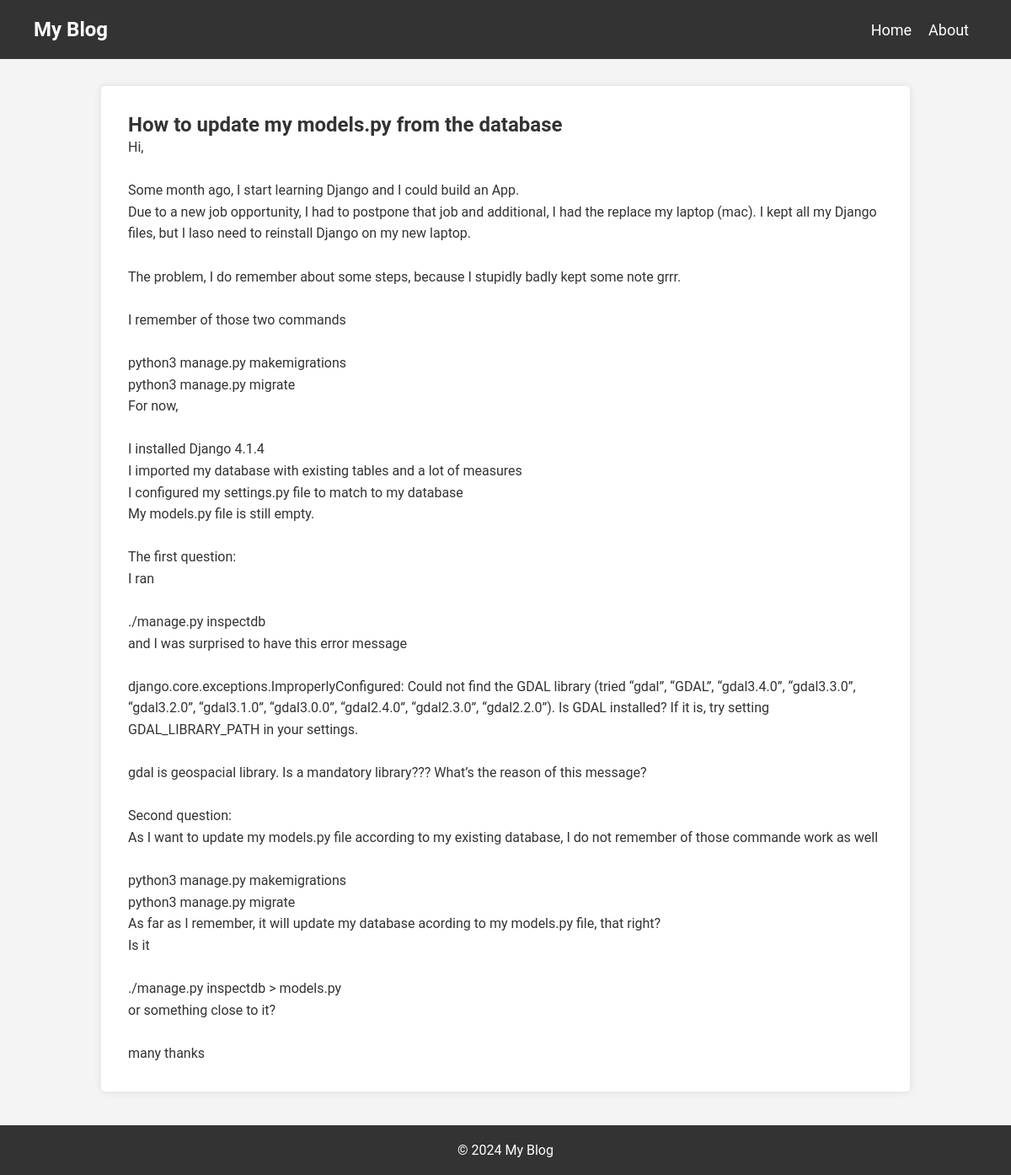
/post/how-to-updat-my-model/, run on the app's committed database.
### blog/models.py (models this page shows, shortened)
class Post(models.Model):
    title = models.CharField(max_length=200)
    content = models.TextField()
    slug = models.SlugField(unique=True, max_length=200)
    created_at = models.DateTimeField(default=timezone.now)
    updated_at = models.DateTimeField(auto_now=True)

### blog/views.py (the view)
# urls.py: path('post/<slug:slug>/', views.post_detail, name='post_detail'),
def post_detail(request, slug):
    post = get_object_or_404(Post, slug=slug)
    return render(request, 'blog/post_detail.html', {'post': post})

### blog/templates/blog/post_detail.html
{% extends "blog/base.html" %} {% block title %}{{ post.title }}{% endblock %}
{% block content %}
<article class="post-detail">
  <h2>{{ post.title }}</h2>
  <p>{{ post.content|safe }}</p>
</article>
{% endblock %}

### blog/templates/blog/base.html (shortened to what this page needs)
<!DOCTYPE html>
<html lang="en">
<head>
    {% load static %}
    <link rel="stylesheet" type="text/css" href="{% static 'css/styles.css' %}">
</head>
<body>
    <nav>
        <div class="logo">My Blog</div>
        <ul class="nav-links">
            <li><a href="/">Home</a></li>
            <li><a href="/about">About</a></li>
        </ul>
    </nav>
    {% block content %}{% endblock %}
    <footer class="footer">
        <p>&copy; 2024 My Blog</p>
    </footer>
</body>
</html>

### blog/static/css/styles.css (style rules this page uses)
* { margin: 0; padding: 0; box-sizing: border-box; }
body, html { width: 100%; font-family: 'Roboto', sans-serif; background-color: #f4f4f4; color: #333; }
nav { background: #333; color: #fff; padding: 10px 40px; display: flex; justify-content: space-between; align-items: center; height: 70px; }
.nav-links { list-style: none; display: flex; }
.nav-links li { margin: 0 10px; }
.nav-links a { color: #fff; text-decoration: none; font-size: 18px; }
.logo { font-size: 24px; font-weight: bold; }
.footer { background: #333; color: #fff; text-align: center; padding: 20px; margin-top: 40px; }
.post-detail { padding: 2rem; background: #fff; border-radius: 5px; box-shadow: 0 0 10px rgba(0, 0, 0, 0.1); margin: 2rem 0; max-width: 80%; margin: 2rem auto; }
.post-detail h2 { margin-top: 0; }
.post-detail p { line-height: 1.6; white-space: pre-wrap; }

### data on the page
Post: title "How to update my models.py from the database", content "Hi, Some month ago, I start learning Django and I could build an App. Due to a new job opportunity, I had to postpone that job and additional, I had the replace my laptop (mac). I kept all my Django files, but I laso need to reinstall Django on my new laptop. The problem, I do remember about some steps, because I stupidly badly kept some note grrr. I remember of those two commands python3 manage.py makemigrations python3 manage.py migrate For now, I installed Django 4.1.4 I imported my database with existing tables and a lot of measures I configured my settings.py file to match to my database My models.py file is still empty. The first question: I ran ./manage.py inspectdb and I was…"
